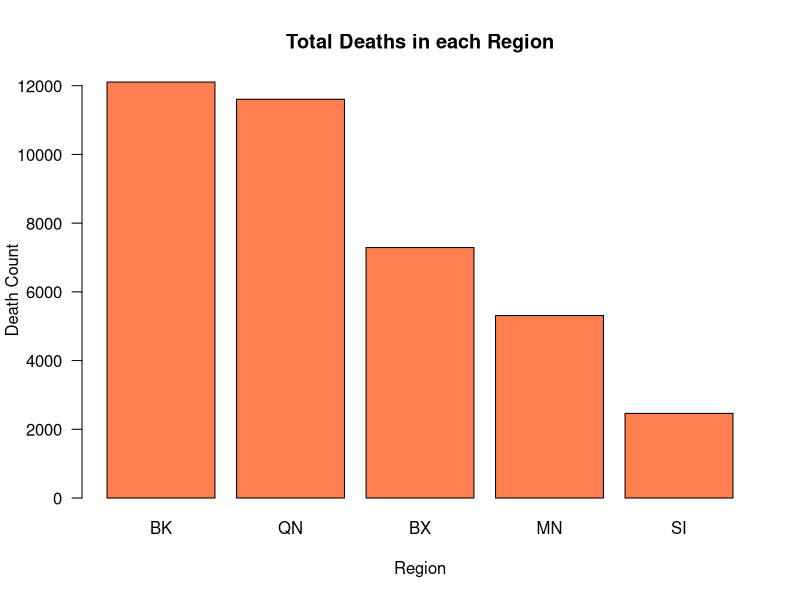
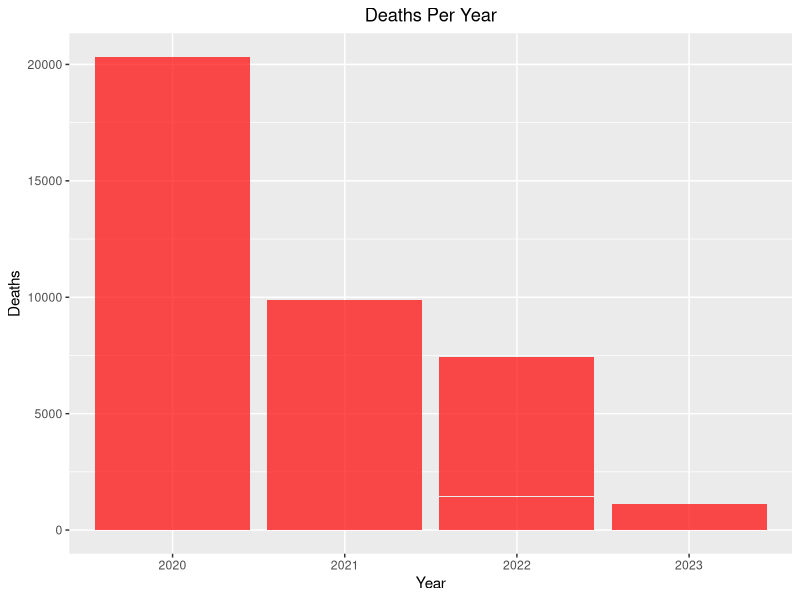
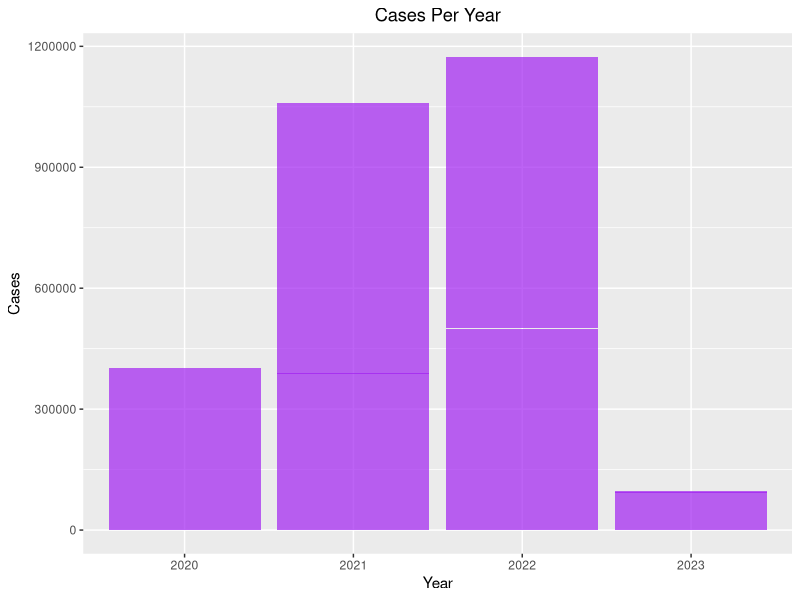
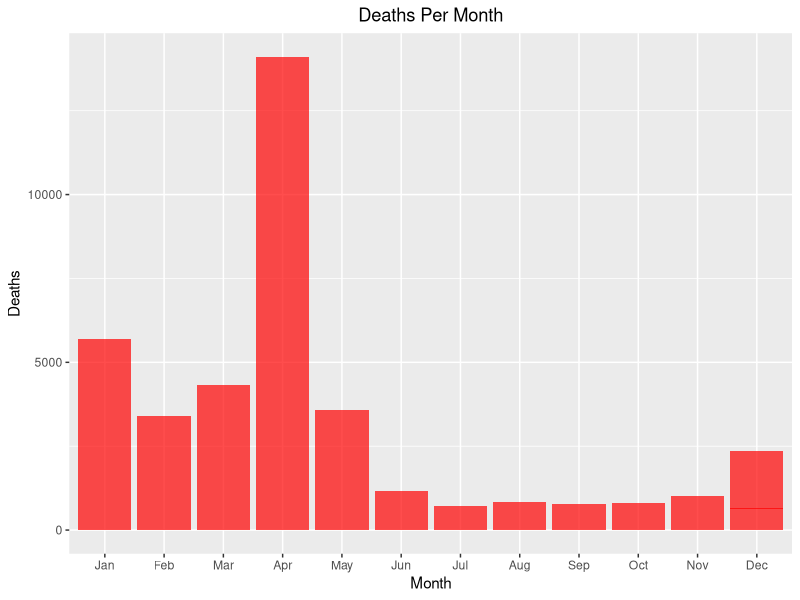
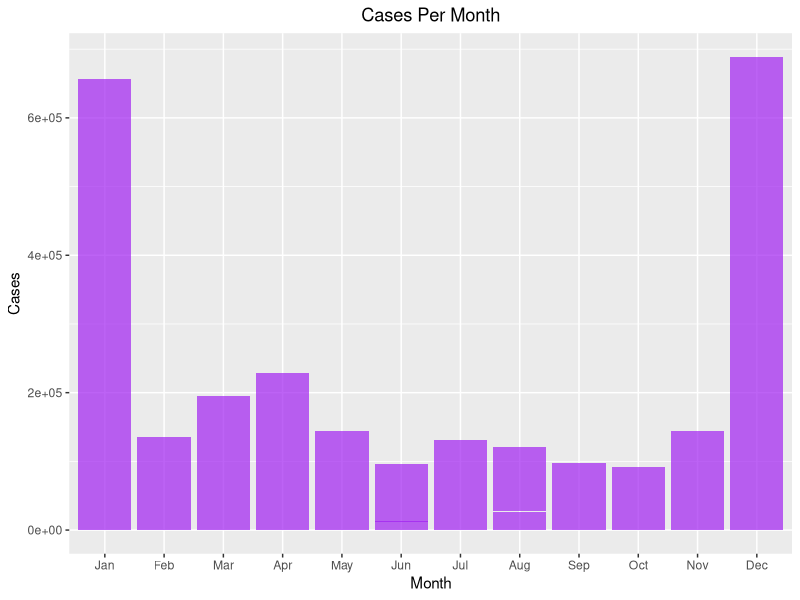
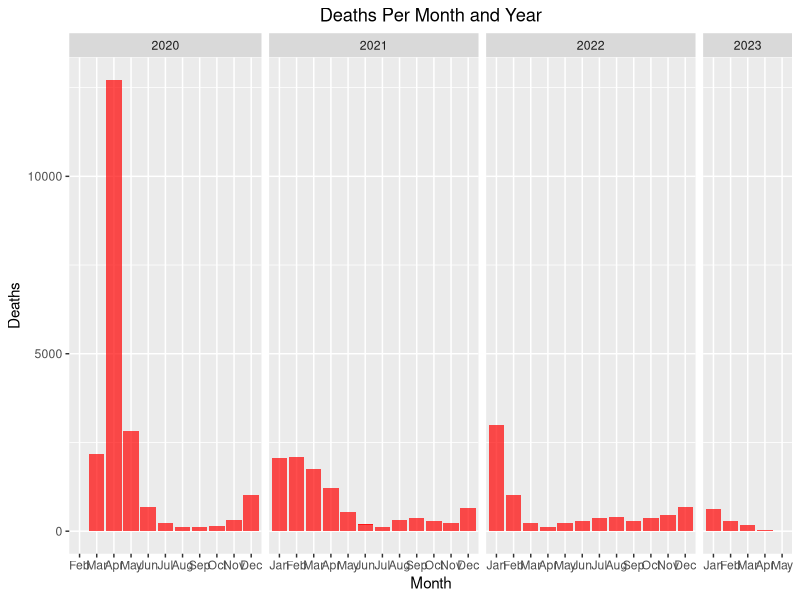
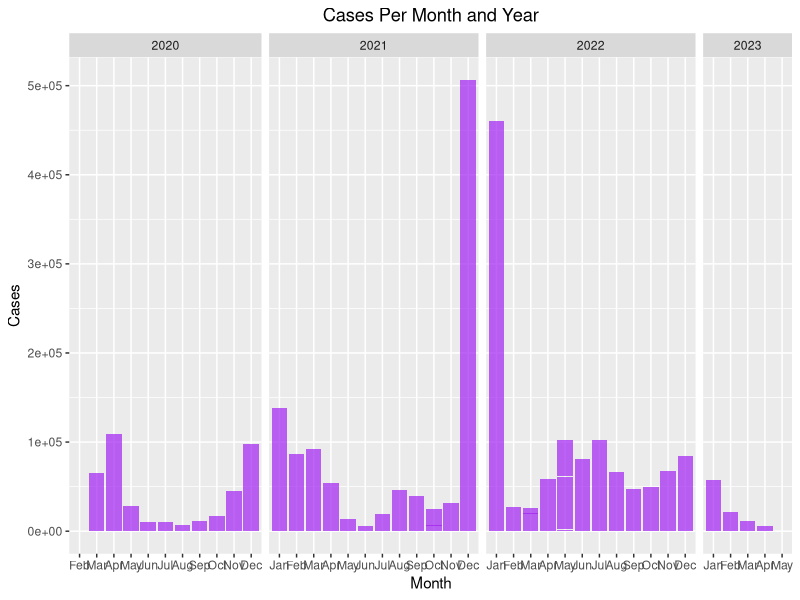
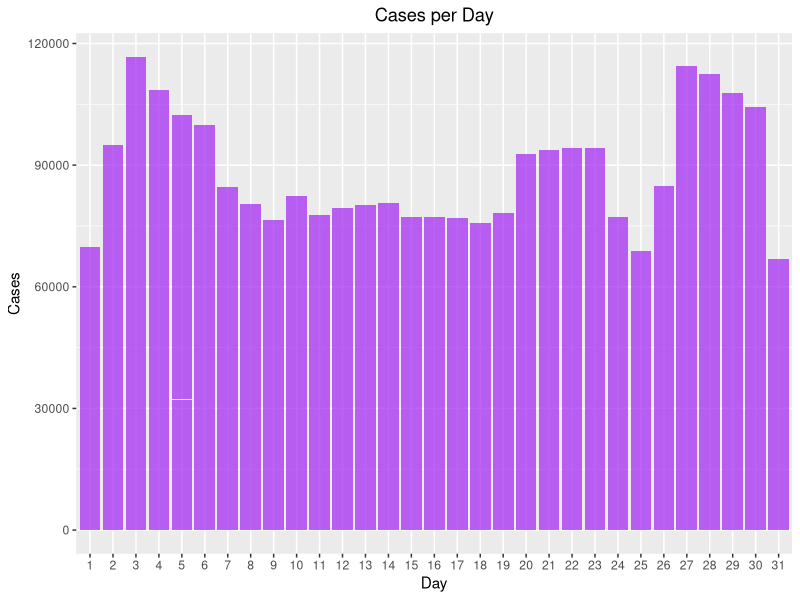

Generate these figures, in order, with R:
## ---- chunk 1
knitr::opts_chunk$set(echo = TRUE)
## ---- chunk 2
library(readr)
library(tidyverse)
## ---- chunk 3
Data <- read.csv("COVID.csv")
head(Data)
dim(Data) # 1158 observations and 67 variables
str(Data) # All integer variables with data being the only character variable 

missing_values <- colSums(is.na(Data))

Data$date_of_interest <- lubridate::mdy(Data$date_of_interest)


summary(Data)
Final <- Data %>%
  select(-contains("7DAY_AVG"))

Final2 <- Final %>%
  mutate(
    Year = year(date_of_interest),
    Month = month(date_of_interest, label = TRUE),
    Day = day(date_of_interest)
  )

New <- Final2 %>% 
  mutate(
    weekdays = wday(date_of_interest, label = TRUE)
  ) %>% 
  group_by(weekdays) 

## ---- chunk 4

Final2 %>% summarise(TotalDays = n(),TotalDeaths = sum(DEATH_COUNT), TotalCases = sum(CASE_COUNT), DeathRate = TotalDeaths/TotalCases)


YearlyDeathRate <- Final2 %>% 
  group_by(Year) %>%
  summarise(
    TotalValue = sum(DEATH_COUNT),
    TotalCases = sum(CASE_COUNT), 
    Rate = TotalValue / TotalCases
  )
YearlyDeathRate

first_half_year_death_rate <- Final2 %>% 
  group_by(Year) %>% 
  filter(Month %in% c("Jan", "Feb", "Mar", "Apr", "May", "Jun")) %>% 
  summarise(
  death_rate = sum(DEATH_COUNT)/sum(CASE_COUNT),.groups = 'drop'
  )

MonthlyDeathRate <- Final2 %>% 
  group_by(Month) %>%
  summarise(
    TotalValue = sum(DEATH_COUNT),
    TotalCases = sum(CASE_COUNT),  
    Rate = TotalValue / TotalCases
  )
MonthlyDeathRate

## ---- chunk 5
# sum of death count in by region
RegionsTotalDeaths <- Final %>% 
  summarize(SI_DEATH = sum(SI_DEATH_COUNT),
            QN_DEATH =sum(QN_DEATH_COUNT),
            MN_DEATH = sum(MN_DEATH_COUNT),
            BK_DEATH = sum(BK_DEATH_COUNT),
            BX_DEATH = sum(BX_DEATH_COUNT))
RegionsTotalDeaths

# bar graph displaying death count in by region
barplot(c(RegionsTotalDeaths$BK_DEATH,
           RegionsTotalDeaths$QN_DEATH,
           RegionsTotalDeaths$BX_DEATH,
           RegionsTotalDeaths$MN_DEATH,
           RegionsTotalDeaths$SI_DEATH), 
        main = "Total Deaths in each Region", 
        xlab = "Region",
        ylim = c(0, max(RegionsTotalDeaths) + 1),
        ylab = "Death Count",
        names.arg = c("BK", "QN", "BX", "MN", "SI"),
        col = "coral",
        las = 1)
## ---- chunk 6

ggplot(Final2, aes(x = factor(Year), y=DEATH_COUNT)) +
  geom_bar(stat = "identity", fill = "red", alpha = 0.7) +
  labs(title = "Deaths Per Year",
       x = "Year",
       y = "Deaths") + 
  theme(plot.title = element_text(hjust = 0.5))

ggplot(Final2, aes(x = factor(Year), y=CASE_COUNT)) +
  geom_bar(stat = "identity", fill = "purple", alpha = 0.7) +
  labs(title = "Cases Per Year",
       x = "Year",
       y = "Cases") + 
  theme(plot.title = element_text(hjust = 0.5))
## ---- chunk 7
ggplot(Final2, aes(x = factor(Month), y=DEATH_COUNT)) +
  geom_bar(stat = "identity", fill = "red", alpha = 0.7) +
  labs(title = "Deaths Per Month",
       x = "Month",
       y = "Deaths")+ 
  theme(plot.title = element_text(hjust = 0.5))

ggplot(Final2, aes(x = factor(Month), y=CASE_COUNT)) +
  geom_bar(stat = "identity", fill = "purple", alpha = 0.7) +
  labs(title = "Cases Per Month",
       x = "Month",
       y = "Cases")+ 
  theme(plot.title = element_text(hjust = 0.5))
## ---- chunk 8
# Cases per year 
ggplot(Final2, aes(x = factor(Month), y = DEATH_COUNT)) +
  geom_bar(stat = "identity", fill = "red", alpha = 0.7) +
  labs(title = "Deaths Per Month and Year",
       x = "Month",
       y = "Deaths") +
  facet_grid(~Year, scales = "free_x", space = "free_x") + 
  theme(plot.title = element_text(hjust = 0.5))

ggplot(Final2, aes(x = factor(Month), y = CASE_COUNT)) +
  geom_bar(stat = "identity", fill = "purple", alpha = 0.7) +
  labs(title = "Cases Per Month and Year",
       x = "Month",
       y = "Cases") +
  facet_grid(~Year, scales = "free_x", space = "free_x") + 
  theme(plot.title = element_text(hjust = 0.5))
## ---- chunk 9
CasesTotal <- Final2 %>% group_by (Month, Year) %>% summarize(TotalCases = sum(CASE_COUNT)) %>% 
  group_by(Year) %>% 
  slice(which.max(TotalCases))
CasesTotal   

DeathsTotal <- Final2 %>% group_by (Month, Year) %>% summarize(TotalDeaths = sum(DEATH_COUNT))  %>% 
  group_by(Year) %>% 
  slice(which.max(TotalDeaths)) 
DeathsTotal
## ---- chunk 10
ggplot(Final2, aes(x = factor(Day), y = CASE_COUNT)) +
  geom_bar(stat = "identity", fill = "purple", alpha = 0.7) +
  labs(title = "Cases per Day",
       x = "Day",
       y = "Cases") +
  theme(plot.title = element_text(hjust = 0.5))

ggplot(Final2, aes(x = factor(Day), y = DEATH_COUNT)) +
  geom_bar(stat = "identity", fill = "red", alpha = 0.7) +
  labs(title = "Deaths Per Day",
       x = "Day",
       y = "Deaths") +
  theme(plot.title = element_text(hjust = 0.5))


## ---- chunk 11

TotalWeekdays <- New %>% 
  group_by(weekdays) %>% 
  summarise(Days = n())
TotalWeekdays

ggplot(New, aes(x=factor(weekdays), y = DEATH_COUNT)) +
  geom_bar(stat = "identity", fill = "red", alpha = 0.7) +
  labs(title = "Deaths Per Day",
       x = "Weekday",
       y = "Deaths") +
  theme(plot.title = element_text(hjust = 0.5))

ggplot(New, aes(x=factor(weekdays), y = CASE_COUNT)) +
  geom_bar(stat = "identity", fill = "purple", alpha = 0.7) +
  labs(title = "Cases Per Day",
       x = "Weekday",
       y = "Cases") +
  theme(plot.title = element_text(hjust = 0.5))

## ---- chunk 12
  
ggplot(Final2, aes(x = factor(Year), y=mean(CASE_COUNT))) +
  geom_bar(stat = "identity", fill = "orange", alpha = 0.7) +
  labs(title = "Average Cases Per Year",
       x = "Year",
       y = "Cases")  

Deaths_and_cases_each_month <- Final2 %>% group_by (Year,Month) %>% summarize(Avg_Deaths = mean(DEATH_COUNT),Avg_Cases = mean(CASE_COUNT), .groups = 'drop')

ggplot(Deaths_and_cases_each_month, aes(x = factor(Month), y=Avg_Cases)) +
  geom_bar(stat = "identity", fill = "purple", alpha = 0.8) +
  labs(title = "Average Cases Per Month Per Year",
       x = "Month",
       y = "Cases") +
  facet_wrap(~Year) 

## ---- chunk 13

Final2$Year <- factor(Final2$Year, levels = c(2020, 2021, 2022, 2023))

ggplot(Final2, aes(x = factor(Year), y=mean(DEATH_COUNT))) +
  geom_bar(stat = "identity", fill = "orange", alpha = 0.7) +
  labs(title = "Average Deaths Per Year",
       x = "Year",
       y = "Deaths")    

ggplot(Deaths_and_cases_each_month, aes(x = factor(Month), y=Avg_Deaths)) +
  geom_bar(stat = "identity", fill = "purple", alpha = 0.8) +
  labs(title = "Average Deaths per Month for Each Year",
       x = "Month",
       y = "Deaths") +
  facet_wrap(~Year) 


## ---- chunk 14
# sum of death count in by region
RegionsTotalDeaths <- Final %>% 
  summarize(SI_DEATH = sum(SI_DEATH_COUNT),
            QN_DEATH =sum(QN_DEATH_COUNT),
            MN_DEATH = sum(MN_DEATH_COUNT),
            BK_DEATH = sum(BK_DEATH_COUNT),
            BX_DEATH = sum(BX_DEATH_COUNT))
RegionsTotalDeaths

# bar graph displaying death count in by region
barplot(c(RegionsTotalDeaths$BK_DEATH,
           RegionsTotalDeaths$QN_DEATH,
           RegionsTotalDeaths$BX_DEATH,
           RegionsTotalDeaths$MN_DEATH,
           RegionsTotalDeaths$SI_DEATH), 
        main = "Total Deaths in each Region", 
        xlab = "Region",
        ylim = c(0, max(RegionsTotalDeaths) + 1),
        ylab = "Death Count",
        names.arg = c("BK", "QN", "BX", "MN", "SI"),
        col = "coral",
        las = 1)
## ---- chunk 15
Data1=Data[order(-Data$CASE_COUNT),]
max(Data1$CASE_COUNT)

Data2 = Data1[Data1$CASE_COUNT>31700,]

ggplot(Data2, aes(reorder(date_of_interest, -CASE_COUNT), CASE_COUNT)) + 
  geom_bar(stat = "identity", fill = "purple", alpha = 0.8) +
  scale_y_continuous(breaks = seq(0, max(Data2$CASE_COUNT), by = 10000)) +
    labs(title = "Top 10 Days with Most Covid Cases",
       x = "Date",
       y = "Case Count") +
  theme(plot.title = element_text(hjust = 0.5))
